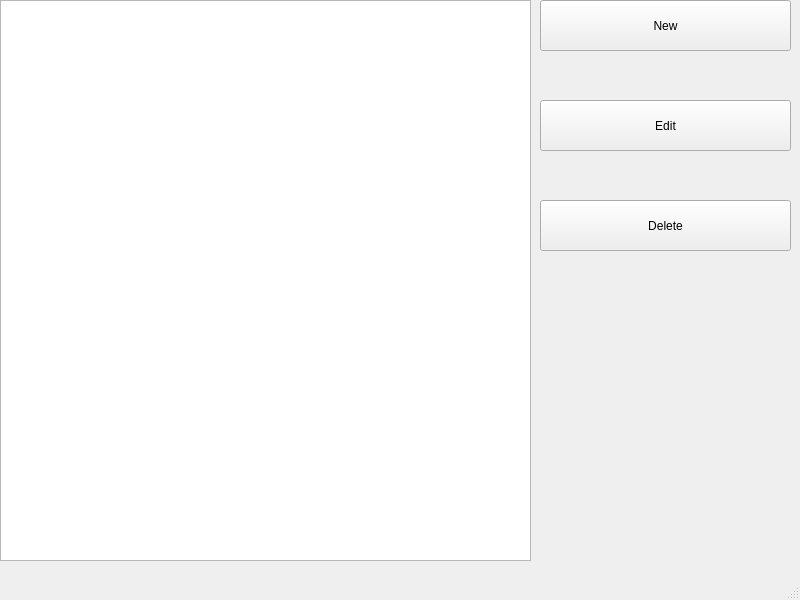
<?xml version="1.0" encoding="UTF-8"?>
<ui version="4.0">
 <class>MainWindow</class>
 <widget class="QMainWindow" name="MainWindow">
  <property name="geometry">
   <rect>
    <x>0</x>
    <y>0</y>
    <width>800</width>
    <height>600</height>
   </rect>
  </property>
  <property name="maximumSize">
   <size>
    <width>800</width>
    <height>600</height>
   </size>
  </property>
  <property name="windowTitle">
   <string>FILMS</string>
  </property>
  <widget class="QWidget" name="centralwidget">
   <widget class="QTableWidget" name="films_table">
    <property name="geometry">
     <rect>
      <x>0</x>
      <y>0</y>
      <width>531</width>
      <height>561</height>
     </rect>
    </property>
   </widget>
   <widget class="QPushButton" name="edit_btn">
    <property name="geometry">
     <rect>
      <x>540</x>
      <y>100</y>
      <width>251</width>
      <height>51</height>
     </rect>
    </property>
    <property name="text">
     <string>Edit</string>
    </property>
   </widget>
   <widget class="QPushButton" name="new_btn">
    <property name="geometry">
     <rect>
      <x>540</x>
      <y>0</y>
      <width>251</width>
      <height>51</height>
     </rect>
    </property>
    <property name="text">
     <string>New</string>
    </property>
   </widget>
   <widget class="QPushButton" name="delete_btn">
    <property name="geometry">
     <rect>
      <x>540</x>
      <y>200</y>
      <width>251</width>
      <height>51</height>
     </rect>
    </property>
    <property name="text">
     <string>Delete</string>
    </property>
   </widget>
  </widget>
  <widget class="QMenuBar" name="menubar">
   <property name="geometry">
    <rect>
     <x>0</x>
     <y>0</y>
     <width>800</width>
     <height>30</height>
    </rect>
   </property>
  </widget>
  <widget class="QStatusBar" name="statusbar"/>
 </widget>
 <resources/>
 <connections/>
</ui>
